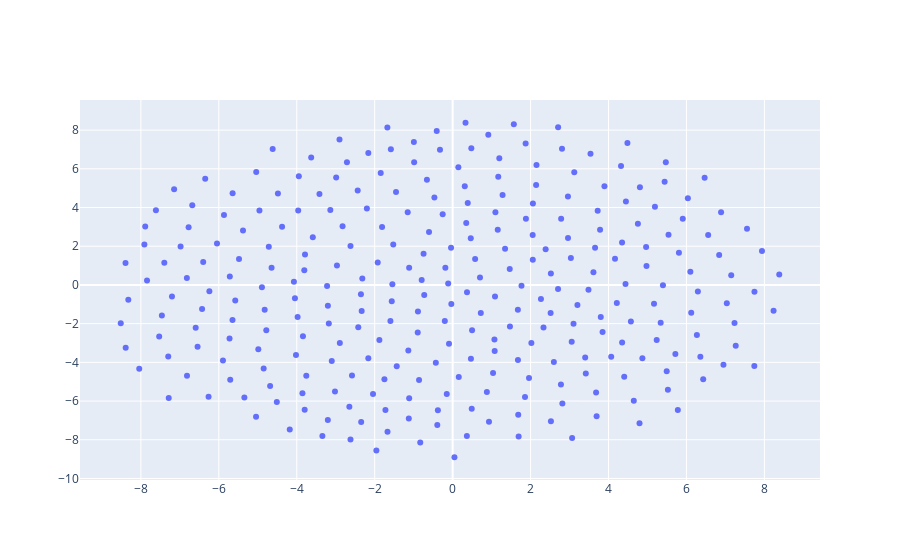

The notebook cell saved with this chart:
### Markdown cell above
### `plotly.graph_objs`

The above plot is created in a single line of code. It includes labels, legend and different colors. However, customizing a plot further often requires the use of `plotly.graph_objs` which is no longer based on dictionaries/dataframes. The same plot now requires more steps. The following code only creates the plot without any additional information:

### Code cell
import plotly.graph_objs as go

fig= go.Figure()
fig.add_trace(
              go.Scatter(x=data['x-Position'], y=data['y-Position'], mode='markers')
)
fig.show()

### Figure 1 — Plotly figure (JSON) as saved in the notebook; plotly's stock layout.template omitted (floating-point values rounded to 4 significant figures; data arrays with more than 128 entries replaced by an {"elided": "..."} marker saying what was removed)
{"data": [{"mode": "markers", "type": "scatter", "x": {"elided": "281 float values"}, "y": {"elided": "281 float values"}}], "layout": {}}
